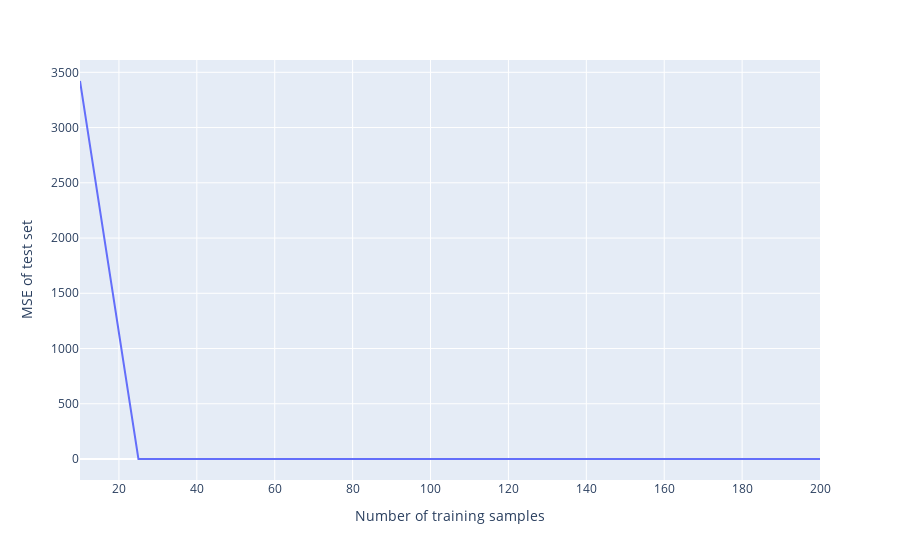

Notebook code cell kept with this figure:
### Markdown cell above
<p dir=rtl style="direction: rtl;text-align: right;line-height:200%;font-family:vazir;font-size:medium">
<font face="vazir" size=3>
در سلول زیر مشابه نمودار فوق را برای دادگان آزمایشی رسم میکنیم:
</font>
</p>

### Code cell
fig = px.line(x=data_sizes,y=test_MSE).update_layout(xaxis_title='Number of training samples' , yaxis_title="MSE of test set")
fig.show()

### Figure 1 — Plotly figure (JSON) as saved in the notebook; plotly's stock layout.template omitted (floating-point values rounded to 4 significant figures)
{"data": [{"hovertemplate": "x=%{x}<br>y=%{y}<extra></extra>", "legendgroup": "", "line": {"color": "#636efa", "dash": "solid"}, "marker": {"symbol": "circle"}, "mode": "lines", "name": "", "orientation": "v", "showlegend": false, "type": "scatter", "x": [10, 25, 50, 100, 200], "xaxis": "x", "y": [3421.0, 1.066, 0.3528, 0.1524, 0.09616], "yaxis": "y"}], "layout": {"legend": {"tracegroupgap": 0}, "margin": {"t": 60}, "xaxis": {"anchor": "y", "domain": [0, 1], "title": {"text": "Number of training samples"}}, "yaxis": {"anchor": "x", "domain": [0, 1], "title": {"text": "MSE of test set"}}}}
